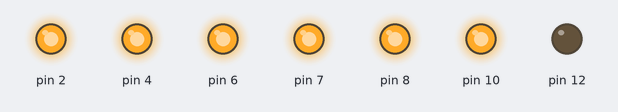
Recording of a sketch running on a simulated Arduino Uno, built with avr-gcc and run on an emulated ATmega328P. On the bench: output pins drawn as LEDs (lit = HIGH).

Above: at 0.5 s.
At 2.5 s:
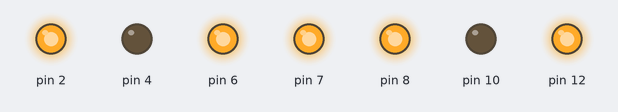
At 4.5 s:
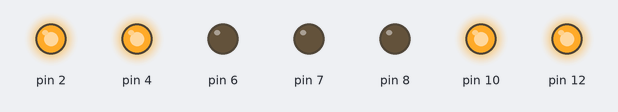
At 9.5 s:
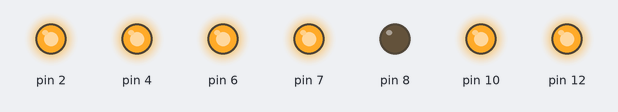
At 14.5 s:
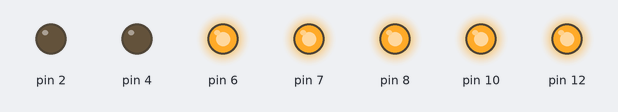
At 19.5 s:
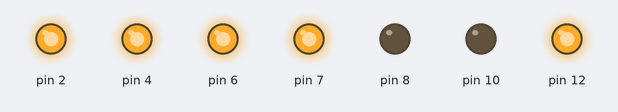
Timing chart, 0 to 20.8 s (numbered marks = the images above):
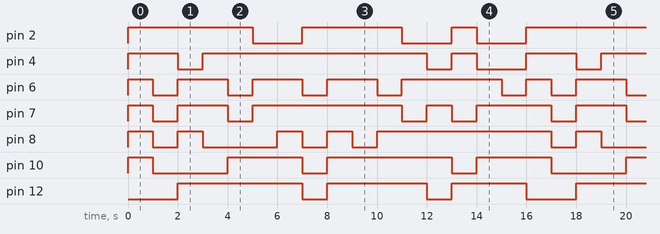

The sketch:

7seg_loop.ino
```cpp
/**
 * 7 segment display basics
 *
 * A sample program where the 7-segment display
 * is looped through all of its possible displayable
 * characters.
 *
 * Pin Connections:
 * A -> 7, B ->  2, C ->  4, D -> 6
 * E -> 8, F -> 10, G -> 12
 *
 */

int characters[][7] = {
    // { A,    B,    C,    D,    E,    F,    G }
    { HIGH, HIGH, HIGH, HIGH, HIGH, HIGH,  LOW }, // 0
    {  LOW, HIGH, HIGH,  LOW,  LOW,  LOW,  LOW }, // 1
    { HIGH, HIGH,  LOW, HIGH, HIGH,  LOW, HIGH }, // 2
    { HIGH, HIGH, HIGH, HIGH,  LOW,  LOW, HIGH }, // 3
    {  LOW, HIGH, HIGH,  LOW,  LOW, HIGH, HIGH }, // 4
    { HIGH,  LOW, HIGH, HIGH,  LOW, HIGH, HIGH }, // 5
    { HIGH,  LOW, HIGH, HIGH, HIGH, HIGH, HIGH }, // 6
    { HIGH, HIGH, HIGH,  LOW,  LOW,  LOW,  LOW }, // 7
    { HIGH, HIGH, HIGH, HIGH, HIGH, HIGH, HIGH }, // 8
    { HIGH, HIGH, HIGH, HIGH,  LOW, HIGH, HIGH }, // 9
    { HIGH, HIGH, HIGH,  LOW, HIGH, HIGH, HIGH }, // A
    {  LOW,  LOW, HIGH, HIGH, HIGH, HIGH, HIGH }, // B
    { HIGH,  LOW,  LOW, HIGH, HIGH, HIGH,  LOW }, // C
    {  LOW, HIGH, HIGH, HIGH, HIGH,  LOW, HIGH }, // D
    { HIGH,  LOW,  LOW, HIGH, HIGH, HIGH, HIGH }, // E
    { HIGH,  LOW,  LOW,  LOW, HIGH, HIGH, HIGH }  // F
};

const int DELAY_IN_MS = 1000;

int idx = 0; // denotes the letter to display

void display_character() {
    digitalWrite(7, characters[idx][0]);
    for (int i = 1; i < 7; ++i) {
        digitalWrite(2 * i, characters[idx][i]);
    }
}

void setup() {
    pinMode(7, OUTPUT);
    for (int i = 2; i < 13; i += 2) {
        pinMode(i, OUTPUT);
    }
}

void loop() {
    idx = idx % 16;
    display_character();
    ++idx;
    delay(DELAY_IN_MS);
}
```

Measured:
- by itself, pin 2: repeats every 16.0 s: LOW 2.0 s, HIGH 4.0 s, LOW 2.0 s, HIGH 1.0 s, LOW 2.0 s, HIGH 5.0 s
- by itself, pin 4: repeats every 16.0 s: LOW 1.0 s, HIGH 9.0 s, LOW 1.0 s, HIGH 1.0 s, LOW 2.0 s, HIGH 2.0 s
- by itself, pin 6: repeats every 16.0 s: 3 × (LOW 1.0 s, HIGH 2.0 s), LOW 1.0 s, HIGH 4.0 s, LOW 1.0 s, HIGH 1.0 s
- by itself, pin 7: repeats every 16.0 s: LOW 1.0 s, HIGH 2.0 s, LOW 1.0 s, HIGH 6.0 s, LOW 1.0 s, HIGH 1.0 s, LOW 1.0 s, HIGH 3.0 s
- by itself, pin 8: repeats every 16.0 s: LOW 1.0 s, HIGH 1.0 s, LOW 3.0 s, 2 × (HIGH 1.0 s, LOW 1.0 s), HIGH 7.0 s
- by itself, pin 10: repeats every 16.0 s: LOW 3.0 s, HIGH 3.0 s, LOW 1.0 s, HIGH 5.0 s, LOW 1.0 s, HIGH 3.0 s
- by itself, pin 12: repeats every 16.0 s: LOW 1.0 s, HIGH 4.0 s, LOW 1.0 s, HIGH 3.0 s, LOW 2.0 s, HIGH 5.0 s
